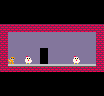

A level layout from a 2D game, rendered from its tile map. Below: a short description, then the map file with tile-grid data replaced by summaries:
An orthogonal 13x12 tile map with 8x8 px tiles, 3 tile layers (Background, Tiles, GameObjects) and 3 objects (Door).

<map version="1.10" tiledversion="1.11.0" orientation="orthogonal" renderorder="right-down" width="13" height="12" tilewidth="8" tileheight="8" infinite="0" nextlayerid="11" nextobjectid="6">
 <properties>
  <property name="LevelNumber" value="2" />
 </properties>
 <tileset firstgid="1" source="Textures.tsx" />
 <layer id="8" name="Background" width="13" height="12">
  <data>[156 cells, 156 non-empty, 6 distinct tile ids]</data>
 </layer>
 <layer id="9" name="Tiles" width="13" height="12">
  <data>[156 cells, 73 non-empty, 3 distinct tile ids]</data>
 </layer>
 <layer id="10" name="GameObjects" width="13" height="12">
  <data>[156 cells, 5 non-empty, 4 distinct tile ids]</data>
 </layer>
 <objectgroup id="4" name="Object Layer 1">
  <object id="1" name="Door" x="38.4435" y="46.3612" width="12.5825" height="20.8685">
   <properties>
    <property name="GoToDoor" value="SmallPurpleHouseDoor" />
    <property name="GoToMap" value="World2" />
   </properties>
  </object>
  <object id="4" x="21.2211" y="51.4246" width="12.1263" height="15.1579">
   <properties>
    <property name="Convo" value="Me:You can raise and lower the water level with buttons. But why would you want to?" />
   </properties>
  </object>
  <object id="5" x="68.0421" y="52.5474" width="16.0561" height="14.0351">
   <properties>
    <property name="Convo" value="Me:Everyone hates the water level in games. Why do they even make them?" />
   </properties>
  </object>
 </objectgroup>
</map>
